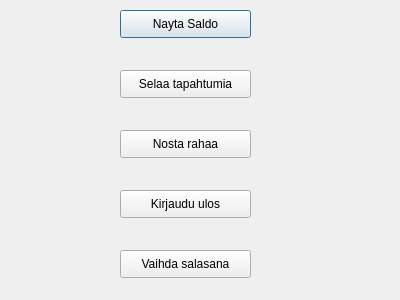
<?xml version="1.0" encoding="UTF-8"?>
<ui version="4.0">
 <class>Mainui</class>
 <widget class="QDialog" name="Mainui">
  <property name="geometry">
   <rect>
    <x>0</x>
    <y>0</y>
    <width>400</width>
    <height>300</height>
   </rect>
  </property>
  <property name="windowTitle">
   <string>Dialog</string>
  </property>
  <widget class="QPushButton" name="btnCredits">
   <property name="geometry">
    <rect>
     <x>120</x>
     <y>10</y>
     <width>131</width>
     <height>28</height>
    </rect>
   </property>
   <property name="text">
    <string>Nayta Saldo</string>
   </property>
  </widget>
  <widget class="QPushButton" name="btnTransactions">
   <property name="geometry">
    <rect>
     <x>120</x>
     <y>70</y>
     <width>131</width>
     <height>28</height>
    </rect>
   </property>
   <property name="text">
    <string>Selaa tapahtumia</string>
   </property>
  </widget>
  <widget class="QPushButton" name="btnNostarahaa">
   <property name="geometry">
    <rect>
     <x>120</x>
     <y>130</y>
     <width>131</width>
     <height>28</height>
    </rect>
   </property>
   <property name="text">
    <string>Nosta rahaa</string>
   </property>
  </widget>
  <widget class="QPushButton" name="btnLogout">
   <property name="geometry">
    <rect>
     <x>120</x>
     <y>190</y>
     <width>131</width>
     <height>28</height>
    </rect>
   </property>
   <property name="text">
    <string>Kirjaudu ulos</string>
   </property>
  </widget>
  <widget class="QPushButton" name="btnChangepass">
   <property name="geometry">
    <rect>
     <x>120</x>
     <y>250</y>
     <width>131</width>
     <height>28</height>
    </rect>
   </property>
   <property name="text">
    <string>Vaihda salasana</string>
   </property>
  </widget>
 </widget>
 <resources/>
 <connections/>
</ui>
